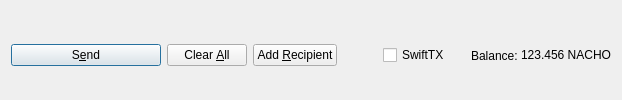
         <widget class="QFrame" name="frame_Send">
          <layout class="QHBoxLayout" name="horizontalLayout">
           <property name="bottomMargin">
            <number>0</number>
           </property>
           <item>
            <widget class="QPushButton" name="sendButton">
             <property name="minimumSize">
              <size>
               <width>150</width>
               <height>0</height>
              </size>
             </property>
             <property name="toolTip">
              <string>Confirm the send action</string>
             </property>
             <property name="text">
              <string>S&amp;end</string>
             </property>
             <property name="icon">
              <iconset resource="../nachocoin.qrc">
               <normaloff>:/icons/send</normaloff>:/icons/send</iconset>
             </property>
             <property name="autoDefault">
              <bool>false</bool>
             </property>
             <property name="default">
              <bool>true</bool>
             </property>
            </widget>
           </item>
           <item>
            <widget class="QPushButton" name="clearButton">
             <property name="sizePolicy">
              <sizepolicy hsizetype="Minimum" vsizetype="Fixed">
               <horstretch>0</horstretch>
               <verstretch>0</verstretch>
              </sizepolicy>
             </property>
             <property name="toolTip">
              <string>Clear all fields of the form.</string>
             </property>
             <property name="text">
              <string>Clear &amp;All</string>
             </property>
             <property name="icon">
              <iconset resource="../nachocoin.qrc">
               <normaloff>:/icons/remove</normaloff>:/icons/remove</iconset>
             </property>
             <property name="autoDefault">
              <bool>false</bool>
             </property>
            </widget>
           </item>
           <item>
            <widget class="QPushButton" name="addButton">
             <property name="toolTip">
              <string>Send to multiple recipients at once</string>
             </property>
             <property name="text">
              <string>Add &amp;Recipient</string>
             </property>
             <property name="icon">
              <iconset resource="../nachocoin.qrc">
               <normaloff>:/icons/add</normaloff>:/icons/add</iconset>
             </property>
             <property name="autoDefault">
              <bool>false</bool>
             </property>
            </widget>
           </item>
           <item>
            <spacer name="horizontalSpacer">
             <property name="orientation">
              <enum>Qt::Horizontal</enum>
             </property>
             <property name="sizeHint" stdset="0">
              <size>
               <width>40</width>
               <height>20</height>
              </size>
             </property>
            </spacer>
           </item>
           <item>
            <layout class="QHBoxLayout" name="horizontalLayout_2">
             <property name="spacing">
              <number>3</number>
             </property>
             <item>
              <widget class="QCheckBox" name="checkSwiftTX">
               <property name="enabled">
                <bool>true</bool>
               </property>
               <property name="minimumSize">
                <size>
                 <width>85</width>
                 <height>0</height>
                </size>
               </property>
               <property name="text">
                <string>SwiftTX</string>
               </property>
              </widget>
             </item>
             <item>
              <widget class="QLabel" name="label">
               <property name="text">
                <string>Balance:</string>
               </property>
              </widget>
             </item>
             <item>
              <widget class="QLabel" name="labelBalance">
               <property name="sizePolicy">
                <sizepolicy hsizetype="Preferred" vsizetype="Fixed">
                 <horstretch>0</horstretch>
                 <verstretch>0</verstretch>
                </sizepolicy>
               </property>
               <property name="cursor">
                <cursorShape>IBeamCursor</cursorShape>
               </property>
               <property name="text">
                <string notr="true">123.456 NACHO</string>
               </property>
               <property name="textInteractionFlags">
                <set>Qt::LinksAccessibleByMouse|Qt::TextSelectableByKeyboard|Qt::TextSelectableByMouse</set>
               </property>
              </widget>
             </item>
            </layout>
           </item>
          </layout>
         </widget>
